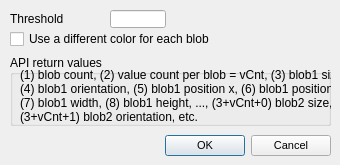
<?xml version="1.0" encoding="UTF-8"?>
<ui version="4.0">
 <class>CQDlgSimpleFilter_blob</class>
 <widget class="QDialog" name="CQDlgSimpleFilter_blob">
  <property name="geometry">
   <rect>
    <x>0</x>
    <y>0</y>
    <width>340</width>
    <height>165</height>
   </rect>
  </property>
  <property name="windowTitle">
   <string>Blob Detection</string>
  </property>
  <property name="locale">
   <locale language="English" country="UnitedStates"/>
  </property>
  <widget class="QDialogButtonBox" name="qqOkCancel">
   <property name="geometry">
    <rect>
     <x>10</x>
     <y>130</y>
     <width>321</width>
     <height>32</height>
    </rect>
   </property>
   <property name="font">
    <font>
     <pointsize>8</pointsize>
    </font>
   </property>
   <property name="standardButtons">
    <set>QDialogButtonBox::Cancel|QDialogButtonBox::Ok</set>
   </property>
  </widget>
  <widget class="QLabel" name="label">
   <property name="geometry">
    <rect>
     <x>10</x>
     <y>10</y>
     <width>101</width>
     <height>18</height>
    </rect>
   </property>
   <property name="text">
    <string>Threshold</string>
   </property>
  </widget>
  <widget class="QLineEdit" name="qqThreshold">
   <property name="geometry">
    <rect>
     <x>110</x>
     <y>10</y>
     <width>56</width>
     <height>18</height>
    </rect>
   </property>
  </widget>
  <widget class="QCheckBox" name="qqDiffColor">
   <property name="geometry">
    <rect>
     <x>10</x>
     <y>30</y>
     <width>231</width>
     <height>18</height>
    </rect>
   </property>
   <property name="focusPolicy">
    <enum>Qt::StrongFocus</enum>
   </property>
   <property name="text">
    <string>Use a different color for each blob</string>
   </property>
  </widget>
  <widget class="QGroupBox" name="groupBox">
   <property name="geometry">
    <rect>
     <x>10</x>
     <y>55</y>
     <width>321</width>
     <height>71</height>
    </rect>
   </property>
   <property name="title">
    <string>API return values</string>
   </property>
   <property name="flat">
    <bool>true</bool>
   </property>
   <widget class="QLabel" name="label_2">
    <property name="geometry">
     <rect>
      <x>10</x>
      <y>10</y>
      <width>331</width>
      <height>61</height>
     </rect>
    </property>
    <property name="text">
     <string>(1) blob count, (2) value count per blob = vCnt, (3) blob1 size,
(4) blob1 orientation, (5) blob1 position x, (6) blob1 position y,
(7) blob1 width, (8) blob1 height, ..., (3+vCnt+0) blob2 size,
(3+vCnt+1) blob2 orientation, etc.</string>
    </property>
   </widget>
  </widget>
 </widget>
 <tabstops>
  <tabstop>qqThreshold</tabstop>
  <tabstop>qqDiffColor</tabstop>
  <tabstop>qqOkCancel</tabstop>
 </tabstops>
 <resources/>
 <connections/>
</ui>
